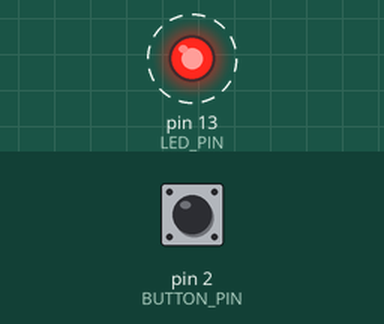
This sketch was run on a simulated Arduino Mega 2560, built with avr-gcc and run on an emulated ATmega2560. Parts: output pins drawn as LEDs (lit = HIGH). Dashed ring = blinking. The inputs (shaded band) are chosen by the test bench; at power-on: pin 2 (BUTTON_PIN) HIGH.

Above: at 0.2 s.
Timing chart, 0 to 3.0 s (numbered marks = the images above):
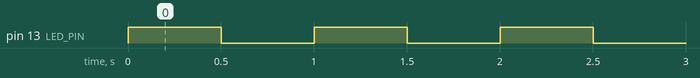

Measured:
- by itself, pin 13 (LED_PIN): alternates HIGH for 0.50 s and LOW for 0.50 s, 10 changes in all, then stays LOW

The sketch:

sketch.ino
```cpp
#include <avr/sleep.h>
#include <avr/interrupt.h>
#include <LowPower.h>

#define LED_PIN 13
#define BUTTON_PIN 2  // INT0 (eksterni prekid)

volatile bool wakeUpFlag = false;

// ISR - Eksterni prekid na INT0
void wakeUp() {
    wakeUpFlag = true;
}

void setup() {
    pinMode(LED_PIN, OUTPUT);
    pinMode(BUTTON_PIN, INPUT_PULLUP); // Unutarnji pull-up

    // Konfiguracija eksternog prekida na INT0 (pin 2)
    attachInterrupt(digitalPinToInterrupt(BUTTON_PIN), wakeUp, FALLING);
}

void loop() {
    // LED trepće 5 sekundi
    for (int i = 0; i < 5; i++) {
        digitalWrite(LED_PIN, HIGH);
        delay(500);
        digitalWrite(LED_PIN, LOW);
        delay(500);
    }

    // Spavanje dok ne dođe prekid ili protekne 8 sekundi
    wakeUpFlag = false;
    while (!wakeUpFlag) {
        LowPower.powerDown(SLEEP_8S, ADC_OFF, BOD_OFF);
    }
}
```
